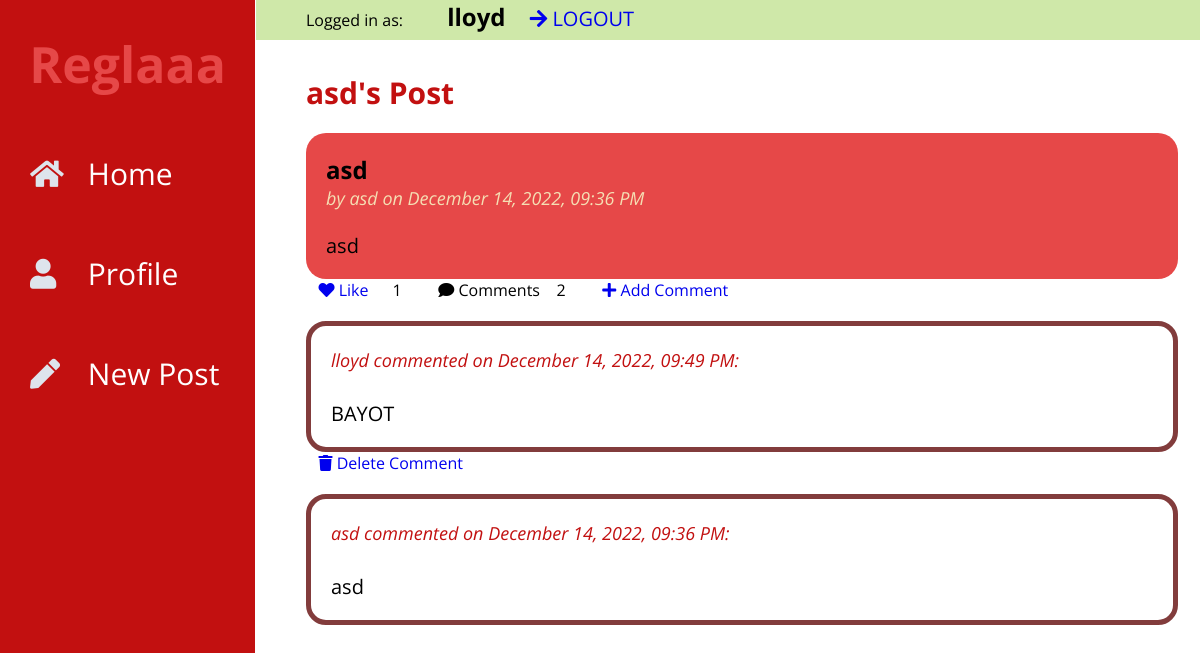
Before: /comments/1/view (signed in) with the older database file.
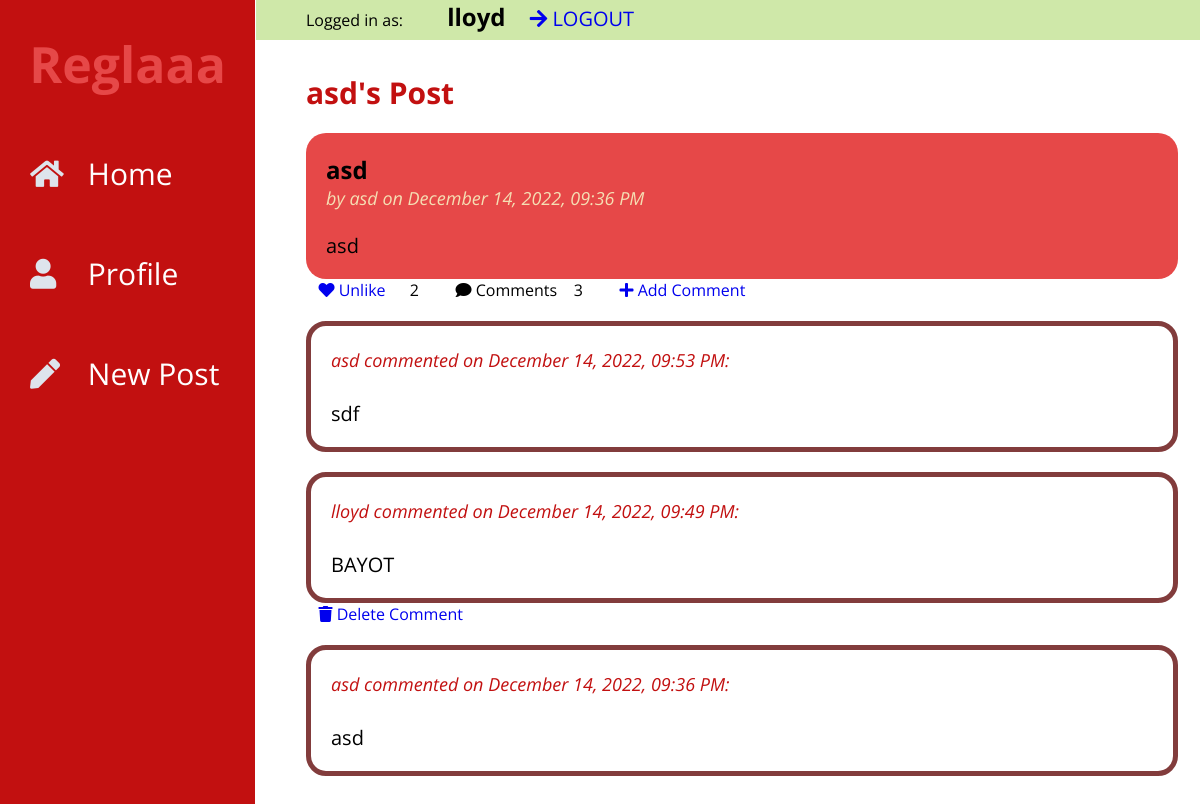
After: the same page with the newer database file.
### tables this page shows
CREATE TABLE comments (
  id INTEGER PRIMARY KEY AUTOINCREMENT,
  post_id INTEGER NOT NULL,
  user_id INTEGER NOT NULL,
  body TEXT NOT NULL,
  created TIMESTAMP DEFAULT (datetime('now','localtime')),
  FOREIGN KEY (post_id) REFERENCES post (id),
  FOREIGN KEY (user_id) REFERENCES user (id)
);

CREATE TABLE user (
  id INTEGER PRIMARY KEY AUTOINCREMENT,
  username TEXT UNIQUE NOT NULL,
  password TEXT NOT NULL
);

### flaskr/blog.py (the view, shortened to what this page needs)
@bp.route("/comments/<int:post_id>/<action>",methods=("GET", "POST"))
def comments(post_id,action):
    db = get_db()
    post = db.execute(
        "SELECT p.id, title, body, created, author_id, username,"
        "(SELECT COUNT(user_id) FROM likes WHERE post_id = p.id) AS likes,"
        "(SELECT COUNT(user_id) FROM comments WHERE post_id = p.id) AS comments"
        " FROM post p JOIN user u ON p.author_id = u.id"
        " WHERE p.id = ?"
        " ORDER BY created DESC"
        , (post_id,),
    ).fetchone()
    comms = db.execute(
        "SELECT c.id, body, created, user_id, username"
        " FROM comments c JOIN user u ON c.user_id = u.id"
        " WHERE c.post_id = ?"
        " ORDER BY created DESC"
        , (post_id,),
    ).fetchall()
    return render_template("blog/comments.html",post=post,comms=comms,action=action)

### flaskr/auth.py (called while the page is built)
@bp.before_app_request
def load_logged_in_user():
    user_id = session.get("user_id")
    if user_id is None:
        g.user = None
        g.liked = None
    else:
        g.user = (
            get_db().execute("SELECT * FROM user WHERE id = ?", (user_id,)).fetchone()
        )
        likedd = (
            get_db().execute("SELECT post_id,user_id FROM likes WHERE user_id = ?", (user_id,)).fetchall()
        )
        g.liked = []
        for like in likedd:
            g.liked.append([like['post_id'],like['user_id']])

### flaskr/db.py (called while the page is built)
def get_db():
    if "db" not in g:
        g.db = sqlite3.connect(
            current_app.config["DATABASE"], detect_types=sqlite3.PARSE_DECLTYPES
        )
        g.db.row_factory = sqlite3.Row
    return g.db

### flaskr/templates/blog/comments.html
{% extends 'base.html' %}
{% block posts %}
  <p class="title">{% block title %}{{post['username']}}'s Post{% endblock %}</p>
{% endblock %}
{% block content %}
<article class="post">
        <div class="body">
            <h2>{{ post['title'] }}</h2>
            <p class="about">by {{ post['username'] }} on {{ post['created'].strftime("%B %d, %Y, %I:%M %p") }}</p>
            <br>
            <br>
            <p class="body">{{ post['body'] }}</p>
        </div>
</article>
    <div class="opt">
        {% if g.user %}
            {% if [post['id'],g.user['id']] in g.liked %}
                <a href="{{ url_for('blog.like_action', post_id=post.id, action='unlike') }}">
                    <span class="icon">&nbsp&nbsp&nbsp<i class="fas fa-heart"></i></span>
                    <span class="item">Unlike</span>
                </a>
            {% else %}
                <a href="{{ url_for('blog.like_action', post_id=post.id, action='like') }}">
                    <span class="icon">&nbsp&nbsp&nbsp<i class="fas fa-heart"></i></span>
                    <span class="item">Like {{ like }}</span>
                </a>
            {% endif %}
        {% else %}
        <span class="icon">&nbsp&nbsp&nbspLikes: <i class="fas fa-heart"></i></span>
        {% endif %}
        <p>{{ post['likes'] }}</p>
        <a>
            <span class="icon">&nbsp&nbsp&nbsp<i class="fas fa-comment"></i></span>
            <span class="item">Comments &nbsp&nbsp&nbsp{{ post.comments }}</span>
        </a>
        {% if g.user %}
        {% if action == 'view' %}
        <a href="{{ url_for('blog.comments', post_id=post.id,action='add') }}">
            <span class="icon">&nbsp&nbsp&nbsp<i class="fas fa-plus"></i></span>
            <span class="item">Add Comment</span>
        </a>
        {% else %}
        <a href="{{ url_for('blog.comments', post_id=post.id,action='view') }}">
            <span class="icon">&nbsp&nbsp&nbsp<i class="fas fa-times"></i></span>
            <span class="item">Cancel</span>
        </a>
        {% endif %}
        {% endif %}
    </div>
{% if action == 'add' %}
<div class="form">
  <form method="post">
    <label for="body">Comment as {{ g.user['username'] }}: </label>
    <textarea class="com" name="body" id="body">{{ request.form['body'] }}</textarea>
    <input type="submit" value="Comment">
  </form>
  </div>
{% else %}
{% for comm in comms %}
<article class="comment">
    <div class="body">
        <p class="about">{{comm.username}} commented on {{comm.created.strftime("%B %d, %Y, %I:%M %p")}}: </p>
        <br>
        <br>
        <p>{{comm.body}}</p>
    </div>
</article>
{% if g.user['id'] == comm['user_id'] %}
<a href="{{ url_for('blog.comment_action', comment_id=comm.id, action='delete') }}">
    <span class="icon">&nbsp&nbsp&nbsp<i class="fas fa-trash"></i></span>
    <span class="item">Delete Comment</span>
</a>
{% endif %}
{% endfor %}
{% endif %}
{% endblock %}

Changed rows visible on the page:
added comments: username "asd", created "December 14, 2022, 09:53 PM", body "sdf"
Other visible differences:
{{ post['likes'] }}: "1" → "2"
{{ post.comments }}: "2" → "3"
text no longer shown: "Like"
text now shown: "Unlike"
